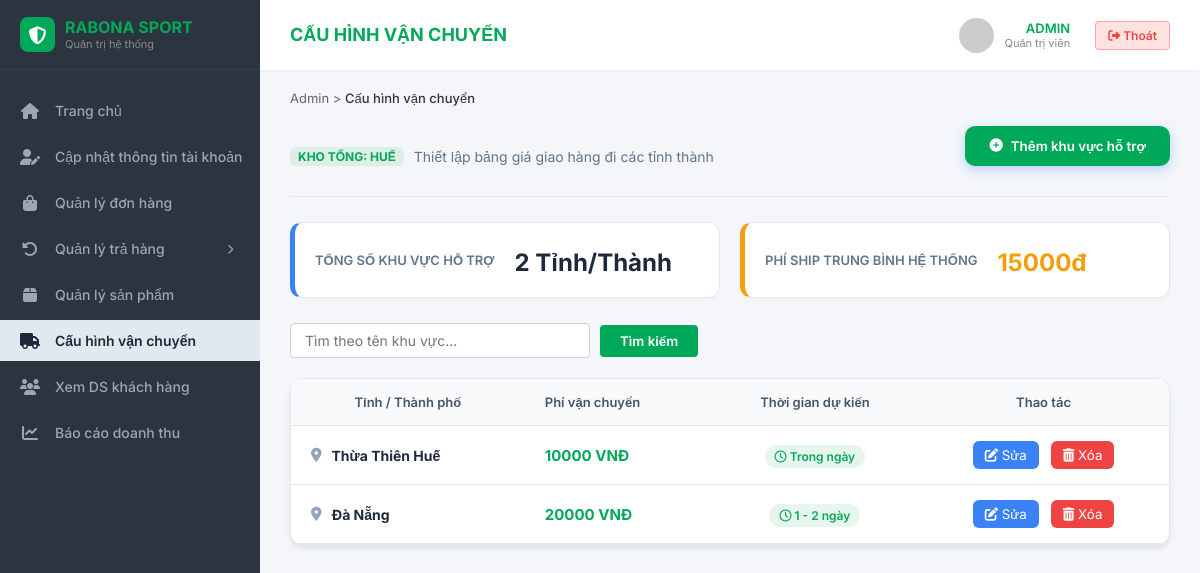
Screenshot of /admin-panel/phi-ship/ (signed in) with the database file from the repository.
### store/models.py (models this page shows, shortened)
class PhiVanChuyen(models.Model):
    tenKhuVuc   = models.CharField(max_length=100, unique=True, verbose_name='Khu vực')
    phiShip     = models.DecimalField(max_digits=12, decimal_places=0, verbose_name='Phí vận chuyển (đ)')
    thoiGianGiao = models.CharField(max_length=100, blank=True, null=True, verbose_name='Thời gian giao dự kiến')
    class Meta:
        verbose_name = 'Phí vận chuyển'
        verbose_name_plural = 'Phí vận chuyển'

### admin_panel/views.py (the view)
    @login_required(login_url='/login/')
    def wrapper(request, *args, **kwargs):
        if not (request.user.is_staff or request.user.is_superuser):
            return redirect('store:home')
        return view_func(request, *args, **kwargs)

### admin_panel/views.py (called while the page is built)
def admin_required(view_func):
    @login_required(login_url='/login/')
    def wrapper(request, *args, **kwargs):
        if not (request.user.is_staff or request.user.is_superuser):
            return redirect('store:home')
        return view_func(request, *args, **kwargs)
    return wrapper

@admin_required
def quan_ly_phi_ship(request):
    search_query = request.GET.get('q', '').strip()
    ds_phi_qs = PhiVanChuyen.objects.all().order_by('tenKhuVuc')
    if search_query:
        search_lower = search_query.lower()
        ds_phi_list = [p for p in ds_phi_qs if search_lower in p.tenKhuVuc.lower()]
        if ds_phi_list:
            phi_trung_binh = sum(p.phiShip for p in ds_phi_list) / len(ds_phi_list)
        else:
            phi_trung_binh = 0
        ds_phi_qs = ds_phi_list
    else:
        phi_trung_binh = ds_phi_qs.aggregate(avg=Avg('phiShip'))['avg'] or 0
    return render(request, 'admin_panel/quan_ly_phi_ship.html', {
        'ds_phi': ds_phi_qs,
        'phi_trung_binh': phi_trung_binh,
        'search_query': search_query,
    })

### store/context_processors.py (called while the page is built)
def cart_count(request):
    count = 0
    if request.user.is_authenticated:
        try:
            count = request.user.cart.total_items
        except Cart.DoesNotExist:
            pass
    return {'cart_count': count}

### store/models.py (called while the page is built)
    @property
    def total_items(self):
        return sum(item.quantity for item in self.items.all())

### templates/admin_panel/quan_ly_phi_ship.html (shortened to what this page needs)
{% extends 'admin_panel/base_admin.html' %}
{% load humanize %}
{% block page_title %}CẤU HÌNH VẬN CHUYỂN{% endblock %}
{% block breadcrumb %}Admin > <span>Cấu hình vận chuyển</span>{% endblock %}
{% block content %}
<div class="admin-container">
    <div class="admin-header-wrapper" style="margin-bottom: 30px;">
    <div style="display: flex; justify-content: space-between; align-items: flex-end;">
        <div>
            <div style="display: flex; align-items: center; gap: 10px; margin-top: 6px;">
                <span style="background: rgba(22, 163, 74, 0.1); color: var(--primary-green); padding: 2px 8px; border-radius: 6px; font-size: 12px; font-weight: 700; text-transform: uppercase;">
                    Kho tổng: Huế
                </span>
                <p style="color: #64748b; margin: 0; font-size: 14px;">Thiết lập bảng giá giao hàng đi các tỉnh thành</p>
            </div>
        </div>
        <button onclick="openModal('shipModal')" style="background-color: var(--primary-green); color: white; border: none; padding: 12px 24px; border-radius: 10px; font-weight: 600; cursor: pointer; display: flex; align-items: center; gap: 8px; box-shadow: 0 4px 12px rgba(59, 130, 246, 0.3); transition: 0.3s;" onmouseover="this.style.transform='translateY(-2px)'" onmouseout="this.style.transform='translateY(0)'">
            <i class="fas fa-plus-circle"></i> Thêm khu vực hỗ trợ
        </button>
    </div>
</div>
<hr style="border: 0; border-top: 1px solid #e2e8f0; margin-bottom: 25px;">
    <div class="stats-grid" style="display: grid; grid-template-columns: repeat(2, 1fr); gap: 20px; margin-bottom: 25px;">
        <div class="stat-card" style="background: white; padding: 20px; border-radius: 12px; border: 1px solid #e2e8f0; box-shadow: 0 2px 4px rgba(0,0,0,0.02); border-left: 5px solid #3b82f6;">
            <div style="color: #64748b; font-size: 13px; font-weight: 600; text-transform: uppercase;">Tổng số khu vực hỗ trợ</div>
            <div style="font-size: 24px; font-weight: 700; color: #1e293b; margin-top: 5px;">{{ ds_phi.count }} Tỉnh/Thành</div>
        </div>
        <div class="stat-card" style="background: white; padding: 20px; border-radius: 12px; border: 1px solid #e2e8f0; box-shadow: 0 2px 4px rgba(0,0,0,0.02); border-left: 5px solid #f59e0b;">
            <div style="color: #64748b; font-size: 13px; font-weight: 600; text-transform: uppercase;">Phí ship trung bình hệ thống</div>
            <div style="font-size: 24px; font-weight: 700; color: #f59e0b; margin-top: 5px;">
                {{ phi_trung_binh|floatformat:0|intcomma }}đ
            </div>
        </div>
    </div>
    <form method="get" style="margin-bottom: 20px; display: flex; gap: 10px; align-items: center;">
        <input type="text" name="q" value="{{ search_query }}" placeholder="Tìm theo tên khu vực..."
               style="padding: 8px 14px; border: 1px solid #d1d5db; border-radius: 4px; font-size: 14px; flex: 1; max-width: 300px;">
        <button type="submit" style="padding: 8px 20px; background: var(--primary-green); color: white; border: none; border-radius: 4px; cursor: pointer; font-weight: 600;">Tìm kiếm</button>
    </form>
    <div class="table-container" style="background: white; border-radius: 12px; border: 1px solid #e2e8f0; overflow: hidden; box-shadow: 0 4px 6px -1px rgba(0,0,0,0.1);">
        <table class="admin-table" style="width: 100%; border-collapse: collapse; text-align: left;">
            <thead style="background: #f8fafc; border-bottom: 1px solid #e2e8f0;">
                <tr>
                    <th style="padding: 15px 20px; color: #475569; font-weight: 600;">Tỉnh / Thành phố</th>
                    <th style="padding: 15px 20px; color: #475569; font-weight: 600;">Phí vận chuyển</th>
                    <th style="padding: 15px 20px; color: #475569; font-weight: 600;">Thời gian dự kiến</th>
                    <th style="padding: 15px 20px; color: #475569; font-weight: 600; text-align: center;">Thao tác</th>
                </tr>
            </thead>
            <tbody>
                {% for p in ds_phi %}
                <tr style="border-bottom: 1px solid #f1f5f9; transition: 0.2s;" onmouseover="this.style.background='#f8fafc'" onmouseout="this.style.background='transparent'">
                    <td style="padding: 15px 20px;">
                        <span style="display: flex; align-items: center;">
                            <i class="fas fa-map-marker-alt" style="color: #94a3b8; margin-right: 10px;"></i>
                            <strong style="color: #1e293b;">{{ p.tenKhuVuc }}</strong>
                        </span>
                    </td>
                    <td style="padding: 15px 20px; color: var(--primary-green); font-weight: 700; font-size: 15px;">
                        {{ p.phiShip|intcomma }} VNĐ
                    </td>
                    <td style="padding: 15px 20px;">
                        <span style="background: rgba(22, 163, 74, 0.1); color: var(--primary-green); padding: 4px 10px; border-radius: 20px; font-size: 12px; font-weight: 600;">
                            <i class="far fa-clock"></i> {{ p.thoiGianGiao|default:"Chưa rõ" }}
                        </span>
                    </td>
                    <td style="padding: 15px 20px; text-align: center;">
                        <button class="btn-edit-sm" onclick="editShip('{{ p.tenKhuVuc }}', '{{ p.phiShip }}', '{{ p.thoiGianGiao }}')" style="background: #3b82f6; border: none; color: white; padding: 6px 12px; border-radius: 6px; cursor: pointer; transition: 0.3s; margin-right: 8px;">
                            <i class="fas fa-edit"></i> Sửa
                        </button>
                        <button class="btn-delete-sm" onclick="deleteShip('{{ p.pk }}', '{{ p.tenKhuVuc|escapejs }}')" style="background: #ef4444; border: none; color: white; padding: 6px 12px; border-radius: 6px; cursor: pointer; transition: 0.3s;">
                            <i class="fas fa-trash-alt"></i> Xóa
                        </button>
                    </td>
                </tr>
                {% endfor %}
            </tbody>
        </table>
    </div>
</div>
{% endblock %}

### templates/admin_panel/base_admin.html (shortened to what this page needs)
<!DOCTYPE html>
<html lang="vi">
<head>
    <link rel="stylesheet" href="https://cdnjs.cloudflare.com/ajax/libs/font-awesome/6.4.0/css/all.min.css">
</head>
<body>
    <aside class="sidebar">
        <div class="brand">
            <div class="brand-icon"><i class="fas fa-shield-alt" style="color: white;"></i></div>
            <div class="brand-text">
                <span class="title">RABONA SPORT</span>
                <span class="subtitle">Quản trị hệ thống</span>
            </div>
        </div>
        <ul class="menu">
            <li class="menu-item {% if request.resolver_match.url_name == 'dashboard' %}active{% endif %}">
                <a href="{% url 'admin_panel:dashboard' %}" class="menu-link"><i class="fas fa-home"></i> <span class="menu-text">Trang chủ</span></a>
            </li>
            <li class="menu-item {% if request.resolver_match.url_name == 'cap_nhat_tai_khoan' %}active{% endif %}">
                <a href="{% url 'admin_panel:cap_nhat_tai_khoan' %}" class="menu-link">
                    <i class="fas fa-user-edit"></i>
                    <span class="menu-text">Cập nhật thông tin tài khoản</span>
                </a>
            </li>
            <li class="menu-item {% if request.resolver_match.url_name == 'don_hang' %}active{% endif %}">
                <a href="{% url 'admin_panel:don_hang' %}" class="menu-link">
                    <i class="fas fa-shopping-bag"></i> <span class="menu-text">Quản lý đơn hàng</span>
                </a>
            </li>
            <li class="menu-item has-submenu">
                <a href="javascript:void(0)" class="menu-link" onclick="toggleSubmenu(this)">
                    <i class="fas fa-undo-alt"></i> <span class="menu-text">Quản lý trả hàng</span>
                    <i class="fas fa-chevron-right arrow-icon" style="margin-left: auto; font-size: 10px;"></i>
                </a>
            </li>
            <li class="menu-item {% if request.resolver_match.url_name == 'san_pham' %}active{% endif %}">
                <a href="{% url 'admin_panel:san_pham' %}" class="menu-link">
                    <i class="fas fa-box"></i>
                    <span class="menu-text">Quản lý sản phẩm</span>
                </a>
            </li>
            <li class="menu-item {% if request.resolver_match.url_name == 'phi_ship' %}active{% endif %}">
                <a href="{% url 'admin_panel:phi_ship' %}" class="menu-link">
                    <i class="fas fa-truck"></i>
                    <span class="menu-text">Cấu hình vận chuyển</span>
                </a>
            </li>
            <li class="menu-item {% if request.resolver_match.url_name == 'khach_hang' %}active{% endif %}">
                <a href="{% url 'admin_panel:khach_hang' %}" class="menu-link">
                    <i class="fas fa-users"></i>
                    <span class="menu-text">Xem DS khách hàng</span>
                </a>
            </li>
            <li class="menu-item {% if request.resolver_match.url_name == 'doanh_thu' %}active{% endif %}">
                <a href="{% url 'admin_panel:doanh_thu' %}" class="menu-link">
                    <i class="fas fa-chart-line"></i>
                    <span class="menu-text">Báo cáo doanh thu</span>
                </a>
            </li>
        </ul>
    </aside>
    <main class="main-content">
        <header class="topbar">
            <div class="page-header-title">{% block page_title %}TỔNG QUAN HỆ THỐNG{% endblock %}</div>
            <div class="topbar-right">
                <div class="user-profile">
                    <img src="https://ui-avatars.com/api/?name={{ user.username }}&background=f3f4f6&color=333" alt="Admin">
                    <div class="user-info">
                        <span class="name">{{ user.username|upper }}</span>
                        <span class="role">Quản trị viên</span>
                    </div>
                    <form method="post" action="{% url 'logout' %}" style="display:inline;">
                        <button type="submit" class="btn-logout">
                            <i class="fas fa-sign-out-alt"></i> Thoát
                        </button>
                    </form>
                </div>
            </div>
        </header>
        <div class="content-body">
            <div class="breadcrumb">
                {% block breadcrumb %}Admin > <span>Trang chủ</span>{% endblock %}
            </div>
            {% block content %}
            {% endblock %}
        </div>
    </main>
</body>
</html>

### rows the page displays
PhiVanChuyen: tenKhuVuc "Thừa Thiên Huế", phiShip "10000", thoiGianGiao "Trong ngày"
PhiVanChuyen: tenKhuVuc "Đà Nẵng", phiShip "20000", thoiGianGiao "1 - 2 ngày"

### other values shown
{{ user.username|upper }} "ADMIN"
{{ ds_phi.count }} "2"
{{ phi_trung_binh|floatformat:0|intcomma }} "15000"
